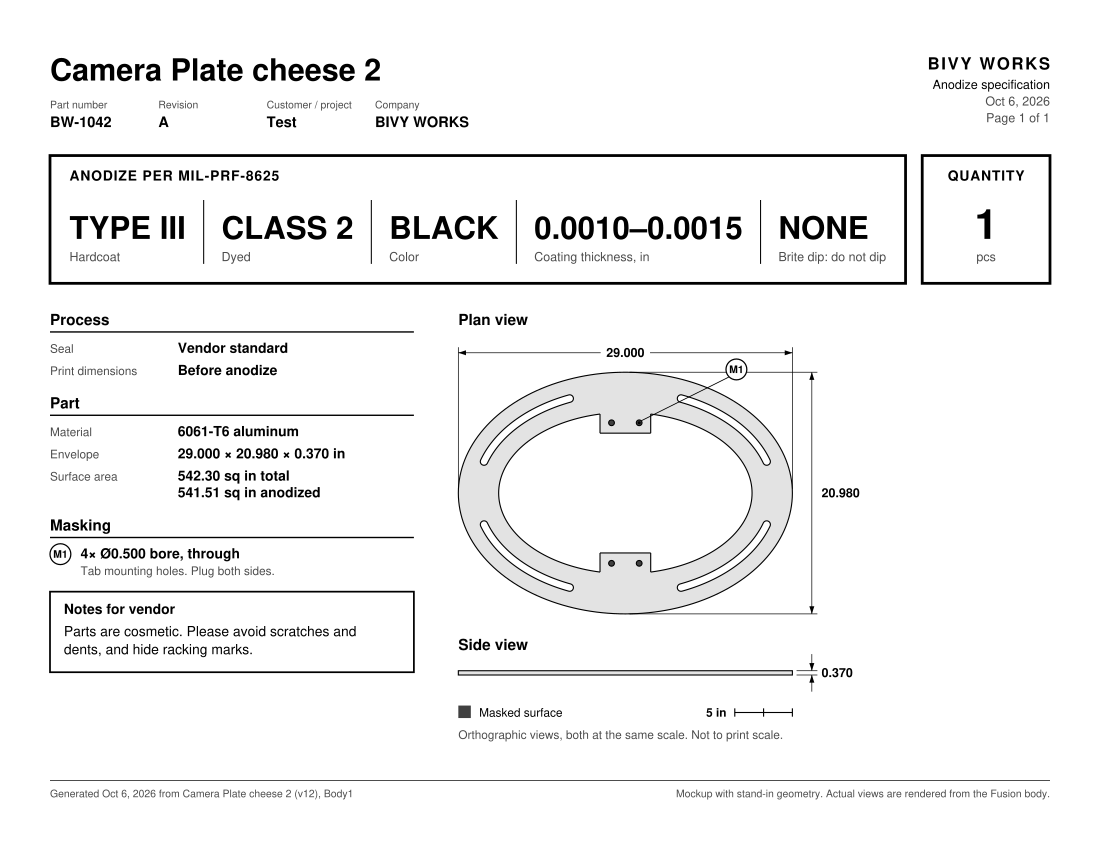

This figure's Python source:
"""Design reference for the Bivy Works anodize spec sheet (B&W, Letter landscape).

REFERENCE ONLY. Uses ReportLab for convenience; the Fusion add-in must NOT import it.
Reproduce this layout with the add-in's stdlib pdf_writer.py.
Uses only what that writer supports: Helvetica / Helvetica-Bold, gray fills,
lines, rects, bezier paths, circles. The part drawing is stand-in geometry;
the real views are the Fusion renders (light gray body, black edges, dark masked faces)."""
import math
from reportlab.pdfgen import canvas
from reportlab.lib.pagesizes import letter, landscape

W, H = landscape(letter)          # 792 x 612
M = 36                            # 0.5 in margins
INK = (0, 0, 0)
INK2 = (0.30, 0.30, 0.30)        # secondary text (70% black)
RULE = (0, 0, 0)
PART = (0.89, 0.89, 0.89)        # part body tone
MASK = (0.25, 0.25, 0.25)        # masked faces

c = canvas.Canvas("anodize_sheet_mockup.pdf", pagesize=(W, H))
c.setTitle("Anodize specification - Camera Plate cheese 2")

def g(rgb): c.setFillColorRGB(*rgb)
def s(rgb): c.setStrokeColorRGB(*rgb)

def text(x, y, t, size, bold=False, color=INK, anchor="l", spacing=0):
    g(color)
    font = "Helvetica-Bold" if bold else "Helvetica"
    c.setFont(font, size)
    w = c.stringWidth(t, font, size) + spacing * max(len(t) - 1, 0)
    if anchor == "r": x -= w
    elif anchor == "c": x -= w / 2
    to = c.beginText(x, y); to.setFont(font, size); to.setCharSpace(spacing); to.textLine(t)
    c.drawText(to)
    return w

def field(x, y, label, value, vsize=10.5, lsize=7.5):
    text(x, y, label, lsize, color=INK2)
    text(x, y - vsize - 3, value, vsize, bold=True)

# ---------------------------------------------------------------- header
top = H - M
text(M, top - 22, "Camera Plate cheese 2", 22, bold=True)
fx = M
for label, value in [("Part number", "BW-1042"), ("Revision", "A"),
                     ("Customer / project", "Test"), ("Company", "BIVY WORKS")]:
    field(fx, top - 42, label, value)
    fx += max(78, c.stringWidth(value, "Helvetica-Bold", 10.5) + 28)

text(W - M, top - 14, "BIVY WORKS", 12, bold=True, anchor="r", spacing=1.2)
text(W - M, top - 28, "Anodize specification", 9, anchor="r")
text(W - M, top - 40, "Oct 6, 2026", 9, color=INK2, anchor="r")
text(W - M, top - 52, "Page 1 of 1", 9, color=INK2, anchor="r")

# ---------------------------------------------------------------- process callout
cb_top, cb_bot = top - 76, top - 168
qty_w = 92
cb_right = W - M - qty_w - 12
s(INK); c.setLineWidth(2)
c.rect(M, cb_bot, cb_right - M, cb_top - cb_bot, stroke=1, fill=0)
c.rect(cb_right + 12, cb_bot, qty_w, cb_top - cb_bot, stroke=1, fill=0)

text(M + 14, cb_top - 18, "ANODIZE PER MIL-PRF-8625", 10, bold=True, spacing=0.6)
cells = [("TYPE III", "Hardcoat"), ("CLASS 2", "Dyed"), ("BLACK", "Color"),
         ("0.0010–0.0015", "Coating thickness, in"), ("NONE", "Brite dip: do not dip")]
inner = cb_right - M - 28
big = 30.0
while True:
    widths = [max(c.stringWidth(b, "Helvetica-Bold", big), c.stringWidth(sm, "Helvetica", 9)) for b, sm in cells]
    gap = (inner - sum(widths)) / (len(cells) - 1)
    if gap >= 24 or big <= 16: break
    big -= 0.5
cx = M + 14
for (b, sm), wcell in zip(cells, widths):
    text(cx, cb_bot + 32, b, big, bold=True)
    text(cx, cb_bot + 16, sm, 9, color=INK2)
    cx += wcell + gap
cx = M + 14
s(INK); c.setLineWidth(0.75)
for wcell in widths[:-1]:
    cx += wcell + gap
    dx = cx - gap / 2
    c.line(dx, cb_bot + 14, dx, cb_bot + 60)
print("callout size", big, "gap", round(gap, 1))

qx = cb_right + 12 + qty_w / 2
text(qx, cb_top - 18, "QUANTITY", 10, bold=True, anchor="c", spacing=0.6)
text(qx, cb_bot + 32, "1", 30, bold=True, anchor="c")
text(qx, cb_bot + 16, "pcs", 9, color=INK2, anchor="c")

# ---------------------------------------------------------------- left column
lx, lw = M, 262
y = cb_bot - 30

def section(title, y):
    text(lx, y, title, 11, bold=True)
    s(INK); c.setLineWidth(1); c.line(lx, y - 5, lx + lw, y - 5)
    return y - 20

def row(label, value, y, value2=None):
    text(lx, y, label, 8.5, color=INK2)
    text(lx + 92, y, value, 10, bold=True)
    if value2:
        text(lx + 92, y - 12, value2, 10, bold=True)
        return y - 28
    return y - 16

y = section("Process", y)
y = row("Seal", "Vendor standard", y)
y = row("Print dimensions", "Before anodize", y)
y -= 8
y = section("Part", y)
y = row("Material", "6061-T6 aluminum", y)
y = row("Envelope", "29.000 × 20.980 × 0.370 in", y)
y = row("Surface area", "542.30 sq in total", y, "541.51 sq in anodized")
y -= 8
y = section("Masking", y)

def balloon(x, y, label, r=7.5):
    s(INK); g((1, 1, 1)); c.setLineWidth(0.9)
    c.circle(x, y, r, stroke=1, fill=1)
    text(x, y - 2.6, label, 7.5, bold=True, anchor="c")

balloon(lx + 7.5, y + 3, "M1")
text(lx + 22, y, "4× Ø0.500 bore, through", 10, bold=True)
text(lx + 22, y - 12, "Tab mounting holes. Plug both sides.", 8.5, color=INK2)
y -= 30
y -= 6

# handling notes box
nb_h = 58
s(INK); c.setLineWidth(1.25)
c.rect(lx, y - nb_h + 12, lw, nb_h, stroke=1, fill=0)
text(lx + 10, y - 4, "Notes for vendor", 10, bold=True)
note = ["Parts are cosmetic. Please avoid scratches and",
        "dents, and hide racking marks."]
ny = y - 20
for ln in note:
    text(lx + 10, ny, ln, 10)
    ny -= 13

# ---------------------------------------------------------------- views (stand-in geometry)
vx0, vx1 = 330, W - M
vy_top = cb_bot - 30
L_in, W_in, T_in = 29.0, 20.98, 0.37
dim_room_r = 44
plan_w = (vx1 - vx0) - dim_room_r
scale = plan_w / L_in
plan_h = W_in * scale
# fit vertically
avail = vy_top - (M + 40) - 24 - 18 - 30 - 26 - 30
if plan_h > avail:
    scale = avail / W_in
    plan_w, plan_h = L_in * scale, W_in * scale

text(vx0, vy_top, "Plan view", 11, bold=True)
pl_top = vy_top - 34
pcx = vx0 + plan_w / 2
pcy = pl_top - plan_h / 2

def P(x, y):  # part inches -> page
    return pcx + x * scale, pcy + y * scale

def ellipse_path(a, b, n=180):
    p = c.beginPath()
    for i in range(n + 1):
        t = 2 * math.pi * i / n
        X, Y = P(a * math.cos(t), b * math.sin(t))
        (p.moveTo if i == 0 else p.lineTo)(X, Y)
    p.close()
    return p

A_o, B_o = L_in / 2, W_in / 2
A_i, B_i = 11.0, 7.0
# ring body
p = ellipse_path(A_o, B_o)
for i in range(181):
    t = -2 * math.pi * i / 180
    X, Y = P(A_i * math.cos(t), B_i * math.sin(t))
    (p.moveTo if i == 0 else p.lineTo)(X, Y)
p.close()
g(PART); s(INK); c.setLineWidth(0.8)
c.drawPath(p, stroke=1, fill=1, fillMode=1)

# tabs (top and bottom), with masked holes
def tab(sign):
    x0, x1 = -2.2, 2.2
    y_in = sign * B_i * math.sqrt(1 - (x1 / A_i) ** 2)
    y_tip = sign * 5.2
    y_over = sign * (B_i + 0.3)
    g(PART)
    X0, Ya = P(x0, y_tip); X1, Yb = P(x1, y_over)
    c.rect(min(X0, X1), min(Ya, Yb), abs(X1 - X0), abs(Yb - Ya), stroke=0, fill=1)
    s(INK); c.setLineWidth(0.8)
    c.line(*P(x0, y_in), *P(x0, y_tip)); c.line(*P(x0, y_tip), *P(x1, y_tip)); c.line(*P(x1, y_tip), *P(x1, y_in))
    for hx in (-1.2, 1.2):
        X, Y = P(hx, sign * 6.1)
        g(MASK); c.circle(X, Y, 0.25 * scale, stroke=1, fill=1)
tab(+1); tab(-1)

# curved through-slots in the ring band
def slot(a, b, t0, t1, width_in=0.55):
    pts = [P(a * math.cos(math.radians(t)), b * math.sin(math.radians(t)))
           for t in [t0 + (t1 - t0) * k / 40 for k in range(41)]]
    for lw_, col in ((width_in * scale + 1.6, INK), (width_in * scale - 0.0, (1, 1, 1))):
        s(col); c.setLineWidth(lw_); c.setLineCap(1)
        pp = c.beginPath(); pp.moveTo(*pts[0])
        for q in pts[1:]: pp.lineTo(*q)
        c.drawPath(pp, stroke=1, fill=0)
    c.setLineCap(0)
for t0, t1 in [(18, 68), (112, 162), (198, 248), (292, 342)]:
    slot(12.9, 8.85, t0, t1)

# dimensions
def arrow(x, y, ang):
    s(INK); g(INK); L_, w_ = 5.5, 1.8
    pa = c.beginPath()
    pa.moveTo(x, y)
    pa.lineTo(x - L_ * math.cos(ang) + w_ * math.sin(ang), y - L_ * math.sin(ang) - w_ * math.cos(ang))
    pa.lineTo(x - L_ * math.cos(ang) - w_ * math.sin(ang), y - L_ * math.sin(ang) + w_ * math.cos(ang))
    pa.close(); c.drawPath(pa, stroke=0, fill=1)

def hdim(x0, x1, y, ext_from_y, label):
    s(INK); c.setLineWidth(0.5)
    c.line(x0, ext_from_y + 3, x0, y + 4); c.line(x1, ext_from_y + 3, x1, y + 4)
    c.line(x0, y, x1, y); arrow(x0, y, math.pi); arrow(x1, y, 0)
    tw = c.stringWidth(label, "Helvetica-Bold", 9) + 8
    g((1, 1, 1)); c.rect((x0 + x1) / 2 - tw / 2, y - 5, tw, 10, stroke=0, fill=1)
    text((x0 + x1) / 2, y - 3, label, 9, bold=True, anchor="c")

def vdim(x, y0, y1, ext_from_x, label):
    s(INK); c.setLineWidth(0.5)
    c.line(ext_from_x + 3, y0, x + 4, y0); c.line(ext_from_x + 3, y1, x + 4, y1)
    if abs(y1 - y0) >= 16:
        c.line(x, y0, x, y1); arrow(x, y0, -math.pi / 2); arrow(x, y1, math.pi / 2)
    else:  # small span: arrows outside pointing in
        c.line(x, y0 - 12, x, y0); c.line(x, y1, x, y1 + 12)
        arrow(x, y0, math.pi / 2); arrow(x, y1, -math.pi / 2)
    text(x + 7, (y0 + y1) / 2 - 3, label, 9, bold=True)

left, right = pcx - plan_w / 2, pcx + plan_w / 2
hdim(left, right, pl_top + 14, pcy, "29.000")
vdim(right + 14, pcy - plan_h / 2, pcy + plan_h / 2, pcx, "20.980")

# balloon M1 with leader to a masked hole
hx, hy = P(1.2, 6.1)
bx, by = hx + 70, pl_top + 2
s(INK); c.setLineWidth(0.6)
c.line(hx + 0.25 * scale * 0.7, hy + 0.25 * scale * 0.7, bx - 5.5, by - 5.5)
g(INK); c.circle(hx, hy, 1.1, stroke=0, fill=1)
balloon(bx, by, "M1")

# side view, same scale
sv_label_y = pcy - plan_h / 2 - 26
text(vx0, sv_label_y, "Side view", 11, bold=True)
sv_y = sv_label_y - 18
g(PART); s(INK); c.setLineWidth(0.8)
c.rect(left, sv_y, plan_w, T_in * scale, stroke=1, fill=1)
vdim(right + 14, sv_y, sv_y + T_in * scale, right, "0.370")

# legend + scale bar
lg_y = sv_y - 30
g(MASK); c.rect(vx0, lg_y - 1, 9, 9, stroke=0, fill=1)
text(vx0 + 15, lg_y, "Masked surface", 8.5)
bar_in = 5
bar = bar_in * scale
bxr = right
s(INK); c.setLineWidth(0.8)
c.line(bxr - bar, lg_y + 3, bxr, lg_y + 3)
for xx in (bxr - bar, bxr - bar / 2, bxr):
    c.line(xx, lg_y, xx, lg_y + 6)
text(bxr - bar - 6, lg_y, "5 in", 8.5, bold=True, anchor="r")
text(vx0, lg_y - 16, "Orthographic views, both at the same scale. Not to print scale.", 8.5, color=INK2)

# ---------------------------------------------------------------- footer
s(INK); c.setLineWidth(0.5); c.line(M, M + 14, W - M, M + 14)
text(M, M + 2, "Generated Oct 6, 2026 from Camera Plate cheese 2 (v12), Body1", 7.5, color=INK2)
text(W - M, M + 2, "Mockup with stand-in geometry. Actual views are rendered from the Fusion body.", 7.5, color=INK2, anchor="r")

c.showPage(); c.save()
print("ok")
